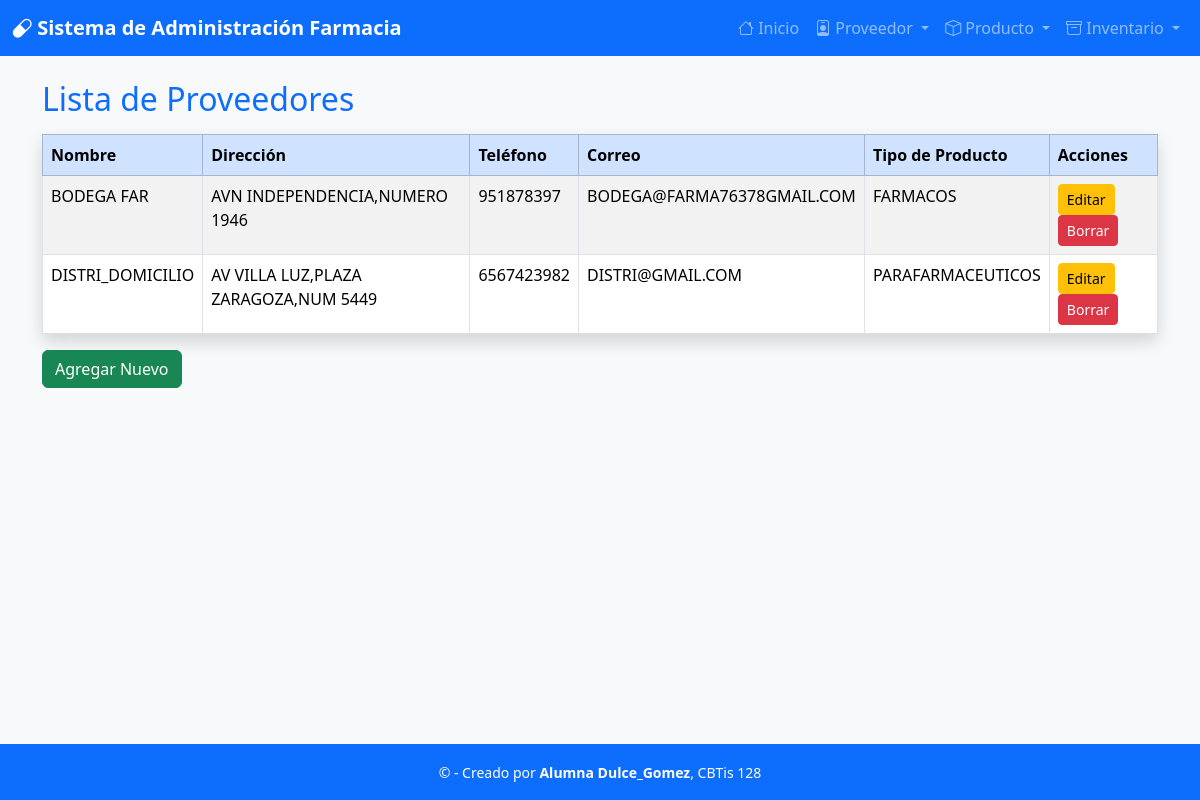
Page /proveedor/ver/ on the committed database.
### app_Farmacia/models.py (models this page shows, shortened)
class Proveedor(models.Model):
    nombre = models.CharField(max_length=100)
    direccion = models.CharField(max_length=200)
    telefono = models.CharField(max_length=15)
    correo_electronico = models.EmailField(max_length=100)
    tipo_producto = models.CharField(max_length=50)

### app_Farmacia/views.py (the view)
# urls.py: path('proveedor/ver/', views.ver_proveedor, name='ver_proveedor'),
def ver_proveedor(request):
    proveedores = Proveedor.objects.all()
    return render(request, 'proveedor/ver_proveedor.html', {'proveedores': proveedores})

### app_Farmacia/templates/proveedor/ver_proveedor.html
{% extends 'base.html' %}
{% block contenido %}
<h2 class="text-primary mb-3">Lista de Proveedores</h2>
<table class="table table-striped table-bordered shadow">
    <thead class="table-primary">
        <tr>
            <th>Nombre</th>
            <th>Dirección</th>
            <th>Teléfono</th>
            <th>Correo</th>
            <th>Tipo de Producto</th>
            <th>Acciones</th>
        </tr>
    </thead>
    <tbody>
        {% for p in proveedores %}
        <tr>
            <td>{{ p.nombre }}</td>
            <td>{{ p.direccion }}</td>
            <td>{{ p.telefono }}</td>
            <td>{{ p.correo_electronico }}</td>
            <td>{{ p.tipo_producto }}</td>
            <td>
                <a href="{% url 'actualizar_proveedor' p.id %}" class="btn btn-sm btn-warning">Editar</a>
                <a href="{% url 'borrar_proveedor' p.id %}" class="btn btn-sm btn-danger">Borrar</a>
            </td>
        </tr>
        {% empty %}
        <tr><td colspan="6" class="text-center">No hay proveedores registrados.</td></tr>
        {% endfor %}
    </tbody>
</table>
<a href="{% url 'agregar_proveedor' %}" class="btn btn-success">Agregar Nuevo</a>
{% endblock %}

### app_Farmacia/templates/base.html (shortened to what this page needs)
<!DOCTYPE html>
<html lang="es">
<head>
    <link href="https://cdn.jsdelivr.net/npm/bootstrap@5.3.3/dist/css/bootstrap.min.css" rel="stylesheet">
    <link href="https://cdn.jsdelivr.net/npm/bootstrap-icons@1.11.3/font/bootstrap-icons.css" rel="stylesheet">
</head>
<body class="bg-light text-dark">
    {% include 'navbar.html' %}
    <div class="container mt-4 mb-5">
        {% block contenido %}{% endblock %}
    </div>
    {% include 'footer.html' %}
</body>
</html>

### app_Farmacia/templates/navbar.html (shortened to what this page needs)
<nav class="navbar navbar-expand-lg navbar-dark bg-primary">
    <div class="container-fluid">
    <a class="navbar-brand fw-bold" href="{% url 'inicio_Farmacia' %}">
        <i class="bi bi-capsule"></i> Sistema de Administración Farmacia
    </a>
    <div class="collapse navbar-collapse" id="navbarFarmacia">
        <ul class="navbar-nav ms-auto mb-2 mb-lg-0">
        <li class="nav-item"><a class="nav-link" href="{% url 'inicio_Farmacia' %}"><i class="bi bi-house"></i> Inicio</a></li>
        <li class="nav-item dropdown">
            <a class="nav-link dropdown-toggle" href="#" role="button" data-bs-toggle="dropdown">
            <i class="bi bi-person-badge"></i> Proveedor
            </a>
        </li>
        <li class="nav-item dropdown">
            <a class="nav-link dropdown-toggle" href="#" role="button" data-bs-toggle="dropdown">
            <i class="bi bi-box"></i> Producto
            </a>
        </li>
        <li class="nav-item dropdown">
            <a class="nav-link dropdown-toggle" href="#" role="button" data-bs-toggle="dropdown">
            <i class="bi bi-archive"></i> Inventario
            </a>
        </li>
        </ul>
    </div>
    </div>
</nav>

### app_Farmacia/templates/footer.html
<footer class="bg-primary text-white text-center py-3 fixed-bottom">
    <small>
    &copy; {{ now|date:"Y" }} - Creado por <b>Alumna Dulce_Gomez</b>, CBTis 128
    </small>
</footer>

### rows in the picture
Proveedor: nombre "BODEGA FAR", direccion "AVN INDEPENDENCIA,NUMERO 1946", telefono "951878397", correo_electronico "BODEGA@FARMA76378GMAIL.COM", tipo_producto "FARMACOS"
Proveedor: nombre "DISTRI_DOMICILIO", direccion "AV VILLA LUZ,PLAZA ZARAGOZA,NUM 5449", telefono "6567423982", correo_electronico "DISTRI@GMAIL.COM", tipo_producto "PARAFARMACEUTICOS"
